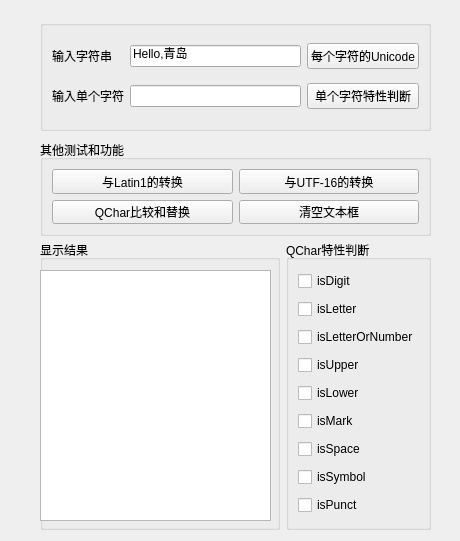
<?xml version="1.0" encoding="UTF-8"?>
<ui version="4.0">
 <class>Widget</class>
 <widget class="QWidget" name="Widget">
  <property name="geometry">
   <rect>
    <x>0</x>
    <y>0</y>
    <width>460</width>
    <height>541</height>
   </rect>
  </property>
  <property name="windowTitle">
   <string>Widget</string>
  </property>
  <widget class="QGroupBox" name="groupBox">
   <property name="geometry">
    <rect>
     <x>40</x>
     <y>20</y>
     <width>391</width>
     <height>111</height>
    </rect>
   </property>
   <property name="title">
    <string/>
   </property>
   <layout class="QGridLayout" name="gridLayout">
    <item row="0" column="0">
     <widget class="QLabel" name="label">
      <property name="text">
       <string>输入字符串</string>
      </property>
     </widget>
    </item>
    <item row="0" column="1">
     <widget class="QLineEdit" name="editStr">
      <property name="text">
       <string>Hello,青岛</string>
      </property>
     </widget>
    </item>
    <item row="0" column="2">
     <widget class="QPushButton" name="btnCharJudge">
      <property name="text">
       <string>每个字符的Unicode</string>
      </property>
     </widget>
    </item>
    <item row="1" column="0">
     <widget class="QLabel" name="label_2">
      <property name="text">
       <string>输入单个字符</string>
      </property>
     </widget>
    </item>
    <item row="1" column="1">
     <widget class="QLineEdit" name="editChar"/>
    </item>
    <item row="1" column="2">
     <widget class="QPushButton" name="btnGetChars">
      <property name="text">
       <string>单个字符特性判断</string>
      </property>
     </widget>
    </item>
   </layout>
  </widget>
  <widget class="QGroupBox" name="groupBox_2">
   <property name="geometry">
    <rect>
     <x>40</x>
     <y>140</y>
     <width>391</width>
     <height>96</height>
    </rect>
   </property>
   <property name="title">
    <string>其他测试和功能</string>
   </property>
   <layout class="QGridLayout" name="gridLayout_3">
    <item row="0" column="0">
     <widget class="QPushButton" name="btnConvLatin1">
      <property name="text">
       <string>与Latin1的转换</string>
      </property>
     </widget>
    </item>
    <item row="0" column="1">
     <widget class="QPushButton" name="btnConvUTF16">
      <property name="text">
       <string>与UTF-16的转换</string>
      </property>
     </widget>
    </item>
    <item row="1" column="0">
     <widget class="QPushButton" name="btnCompare">
      <property name="text">
       <string>QChar比较和替换</string>
      </property>
     </widget>
    </item>
    <item row="1" column="1">
     <widget class="QPushButton" name="btnClear">
      <property name="text">
       <string>清空文本框</string>
      </property>
     </widget>
    </item>
   </layout>
  </widget>
  <widget class="QWidget" name="layoutWidget">
   <property name="geometry">
    <rect>
     <x>40</x>
     <y>240</y>
     <width>391</width>
     <height>290</height>
    </rect>
   </property>
   <layout class="QHBoxLayout" name="horizontalLayout" stretch="1,0">
    <item>
     <widget class="QGroupBox" name="groupBox_3">
      <property name="title">
       <string>显示结果</string>
      </property>
      <widget class="QPlainTextEdit" name="plainTextEdit">
       <property name="geometry">
        <rect>
         <x>0</x>
         <y>30</y>
         <width>231</width>
         <height>251</height>
        </rect>
       </property>
      </widget>
     </widget>
    </item>
    <item>
     <widget class="QGroupBox" name="groupBox_4">
      <property name="title">
       <string>QChar特性判断</string>
      </property>
      <layout class="QGridLayout" name="gridLayout_2">
       <item row="0" column="0">
        <widget class="QCheckBox" name="chkDigit">
         <property name="text">
          <string>isDigit</string>
         </property>
        </widget>
       </item>
       <item row="1" column="0">
        <widget class="QCheckBox" name="chkLetter">
         <property name="text">
          <string>isLetter</string>
         </property>
        </widget>
       </item>
       <item row="2" column="0">
        <widget class="QCheckBox" name="chkLetterOrNumber">
         <property name="text">
          <string>isLetterOrNumber</string>
         </property>
        </widget>
       </item>
       <item row="3" column="0">
        <widget class="QCheckBox" name="chkUpper">
         <property name="text">
          <string>isUpper</string>
         </property>
        </widget>
       </item>
       <item row="4" column="0">
        <widget class="QCheckBox" name="chkLower">
         <property name="text">
          <string>isLower</string>
         </property>
        </widget>
       </item>
       <item row="5" column="0">
        <widget class="QCheckBox" name="chkMark">
         <property name="text">
          <string>isMark</string>
         </property>
        </widget>
       </item>
       <item row="6" column="0">
        <widget class="QCheckBox" name="chkSpace">
         <property name="text">
          <string>isSpace</string>
         </property>
        </widget>
       </item>
       <item row="7" column="0">
        <widget class="QCheckBox" name="chkSymbol">
         <property name="text">
          <string>isSymbol</string>
         </property>
        </widget>
       </item>
       <item row="8" column="0">
        <widget class="QCheckBox" name="chkPunct">
         <property name="text">
          <string>isPunct</string>
         </property>
        </widget>
       </item>
      </layout>
     </widget>
    </item>
   </layout>
  </widget>
 </widget>
 <resources/>
 <connections/>
</ui>
